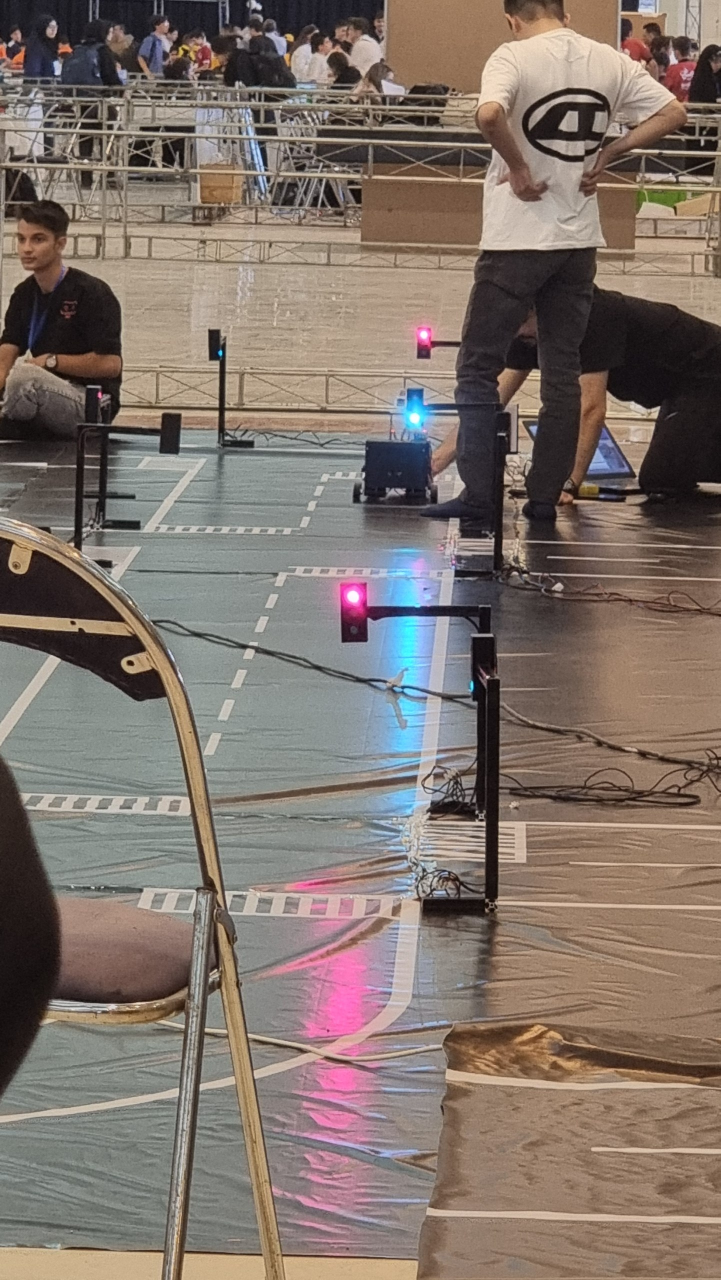
#> input picture aug-backgrounds/input_bgs/bg01.jpg, 1441 x 2560 px (shown at 1/2 size); its folder holds only this picture in this run
$ python augment_image.py
#> lines starting #> are read from the running program, lines starting #| are printed output that depends on the picture; after the words box and inside, x2 and y2 are one past the last pixel; in counts of white or black regions, pixels touching at a corner belong together
#> in main, img is the input picture: shape (2560, 1441, 3); mean B, G, R 107.1, 115.3, 128.5
import cv2
import numpy as np
import random
import os
import glob

def apply_tv_static(img):
    noise = np.random.randint(0, 256, img.shape, dtype=np.uint8)
    return cv2.addWeighted(img, 0.65, noise, 0.35, 0)

def apply_pixelate(img):
    h, w = img.shape[:2]
#> h = 2560; w = 1441
    small = cv2.resize(img, (w // 15, h // 15), interpolation=cv2.INTER_LINEAR)
    return cv2.resize(small, (w, h), interpolation=cv2.INTER_NEAREST)

def apply_strong_blur(img):
    k = 41
#> k = 41
    return cv2.GaussianBlur(img, (k, k), 0)

def apply_uneven_illumination(img):
    h, w = img.shape[:2]
#> h = 2560; w = 1441
    x = np.linspace(0.1, 1.8, w)
#> x = 1441 values from 0.1 to 1.8
    y = np.linspace(0.1, 1.8, h)
#> y = 2560 values from 0.1 to 1.8
    X, Y = np.meshgrid(x, y)
    mask = X * Y
    mask = mask / np.max(mask)

    img_float = img.astype(np.float32)
    out = img_float * mask[:, :, np.newaxis]
    return np.clip(out, 0, 255).astype(np.uint8)

def apply_darkness(img):
    factor = random.uniform(0.2, 0.35)
#> factor = 0.327
    return np.clip(img.astype(np.float32) * factor, 0, 255).astype(np.uint8)

def apply_overexposure(img):
    factor = random.uniform(2.0, 2.5)
#> factor = 2.38
    return np.clip(img.astype(np.float32) * factor, 0, 255).astype(np.uint8)
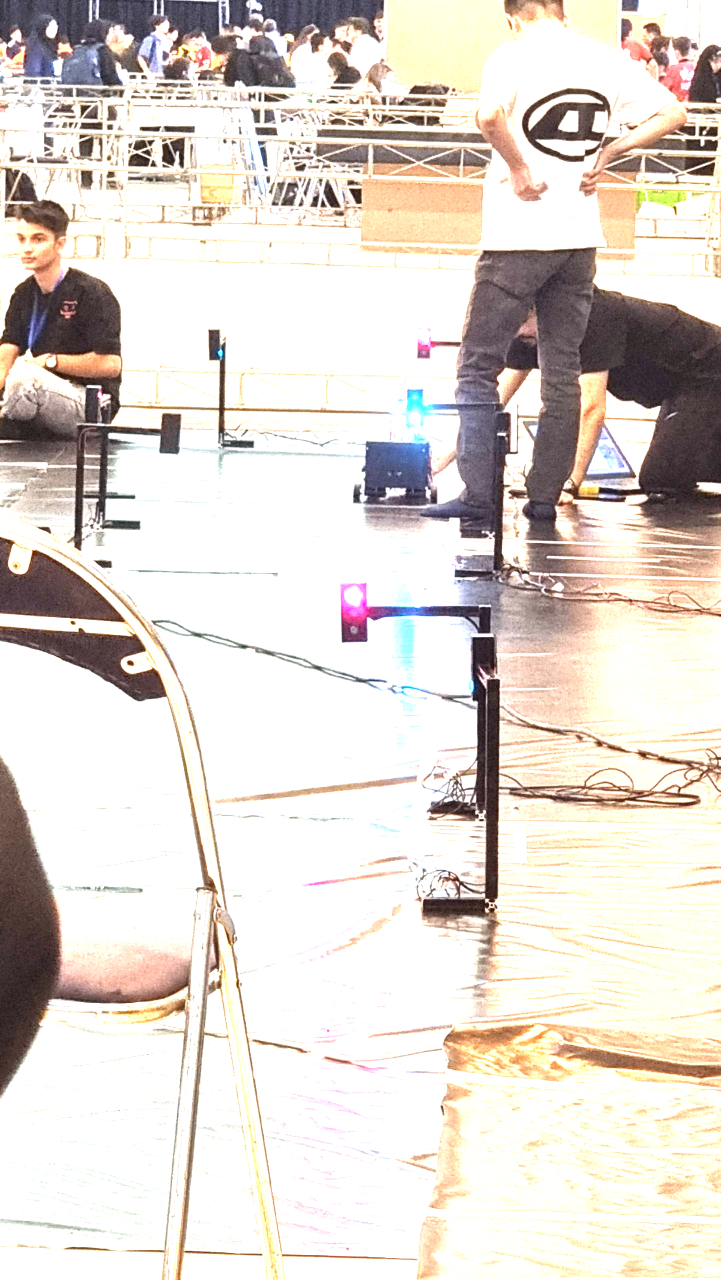
#> returned value: shape (2560, 1441, 3) (shown at 1/2 size); mean of channels 0, 1, 2 208.2, 215.2, 223.2; drawn as B, G, R

def apply_sun_glare(img):
    H, W = img.shape[:2]
#> H = 2560; W = 1441
    cx, cy = int(W * 0.8), int(H * 0.2)
#> cx = 1152; cy = 512
    mask = np.zeros((H, W), dtype=np.float32)
    cv2.ellipse(mask, (cx, cy), (int(W * 0.6), int(H * 0.6)), 0, 0, 360, 1.0, -1)
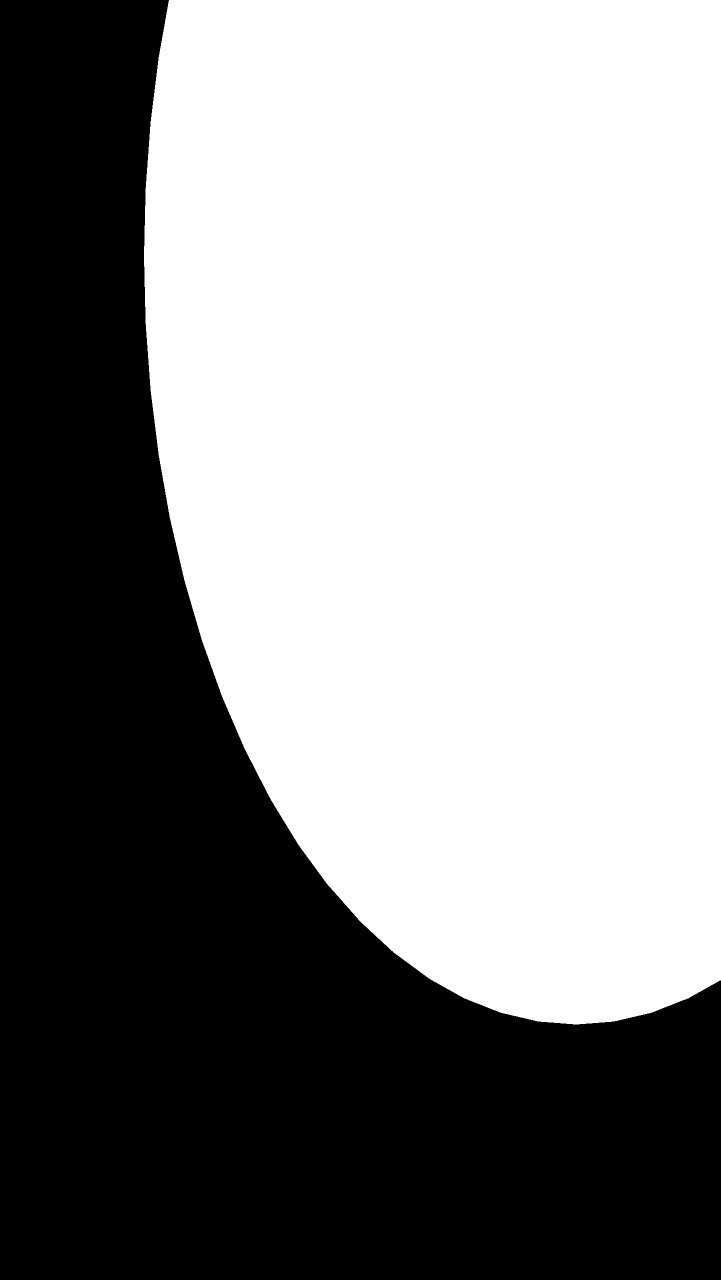
#> mask: shape (2560, 1441) float32 (shown at 1/2 size); values 0 (black) and 1 (white), 55.8% white; 1 black region, box (x1, y1, x2, y2) and area: (0, 0, 1441, 2560) 1630155
    mask = cv2.GaussianBlur(mask, (201, 201), 0)

    glare = np.full_like(img, 255, dtype=np.float32)
    out = np.clip(img.astype(np.float32) * (1 - 0.7 * mask[:, :, None]) + glare * (0.7 * mask[:, :, None]), 0, 255)
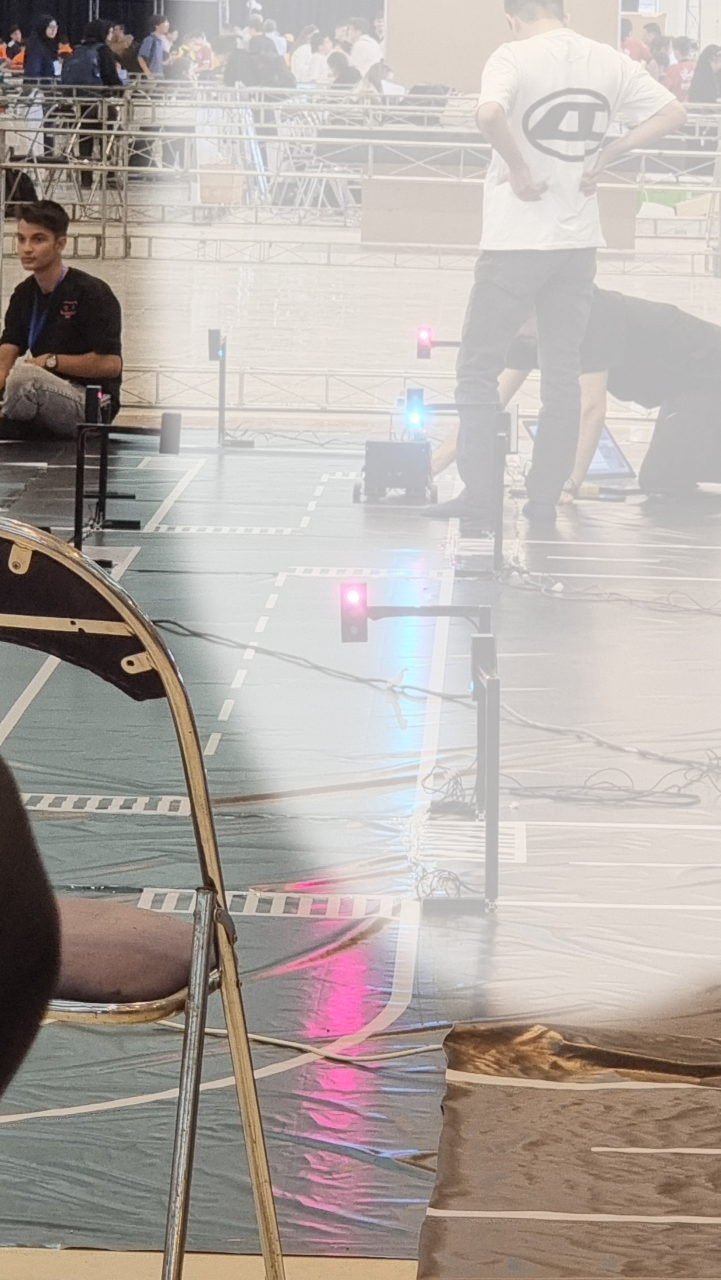
#> out: shape (2560, 1441, 3) float32 (shown at 1/2 size); mean B, G, R 166.3, 171.2, 177.8
    return out.astype(np.uint8)

def apply_heavy_shadow(img):
    H, W = img.shape[:2]
#> H = 2560; W = 1441
    shadow = img.copy().astype(np.float32)
    shadow[H//3:H, 0:W//2] *= 0.15
    return shadow.astype(np.uint8)

def apply_motion_blur(img):
    k = 35
#> k = 35
    kernel = np.zeros((k, k))
    kernel[k // 2, :] = 1
    kernel /= k
#> kernel: shape (35, 35) float64; values 0 (black) and 0.0286 (white), 2.9% white in thin lines or dots, all inside (x1, y1, x2, y2) = (0, 17, 35, 18)
    return cv2.filter2D(img, -1, kernel)

def apply_thick_fog(img):
    fog_layer = np.full_like(img, 200)
#> fog_layer: shape (2560, 1441, 3); every value is 200
    return cv2.addWeighted(img, 0.5, fog_layer, 0.5, 0)

def apply_salt_pepper_noise(img, amount=0.08):
#> called with amount = 0.08
    out = img.copy()
    h, w = img.shape[:2]
#> h = 2560; w = 1441
    num_pixels = int(amount * h * w)
#> num_pixels = 295116
    out[np.random.randint(0, h, num_pixels//2), np.random.randint(0, w, num_pixels//2)] = 255
    out[np.random.randint(0, h, num_pixels//2), np.random.randint(0, w, num_pixels//2)] = 0
    return out

def apply_color_shift(img):
    out = img.astype(np.float32)
    out[:, :, 0] = np.clip(out[:, :, 0] * 1.4, 0, 255)
    out[:, :, 2] = np.clip(out[:, :, 2] * 0.7, 0, 255)
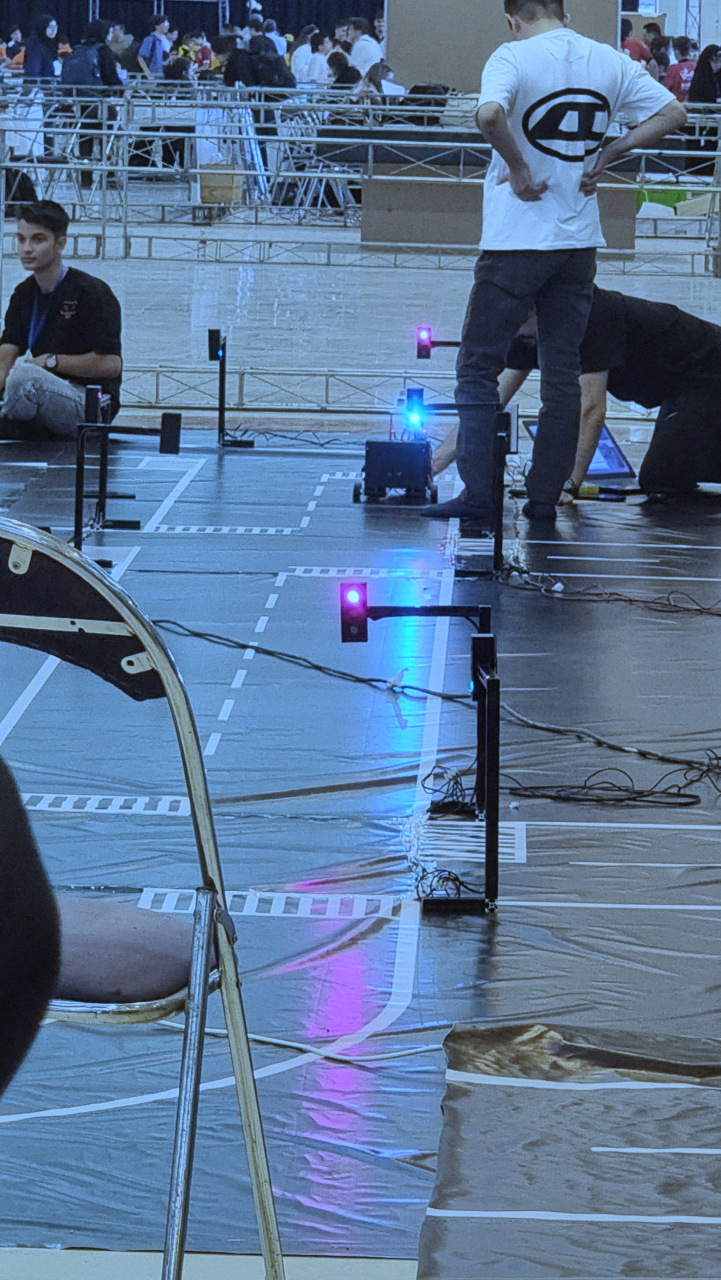
#> out: shape (2560, 1441, 3) float32 (shown at 1/2 size); mean B, G, R 148.8, 115.4, 89.9
    return out.astype(np.uint8)

def main():
    input_dir = 'input_bgs'
    output_dir = 'output_augmented'

    os.makedirs(output_dir, exist_ok=True)

    image_paths = sorted(glob.glob(os.path.join(input_dir, '*.*')))

    if not image_paths:
        return

    global_counter = 1

    for img_path in image_paths:
        img = cv2.imread(img_path)
        if img is None:
            continue

        effects = [
            img,
            apply_tv_static(img),
            apply_pixelate(img),
            apply_strong_blur(img),
            apply_uneven_illumination(img),
            apply_darkness(img),
            apply_overexposure(img),
            apply_sun_glare(img),
            apply_heavy_shadow(img),
            apply_motion_blur(img),
            apply_thick_fog(img),
            apply_salt_pepper_noise(img),
            apply_color_shift(img)
        ]

        for augmented_img in effects:
            out_name = f"bg{global_counter:02d}.jpg"
            out_path = os.path.join(output_dir, out_name)
            cv2.imwrite(out_path, augmented_img)
            global_counter += 1
#> this loop made 13 passes
#> after the loop, global_counter = 14

if __name__ == "__main__":
    main()
